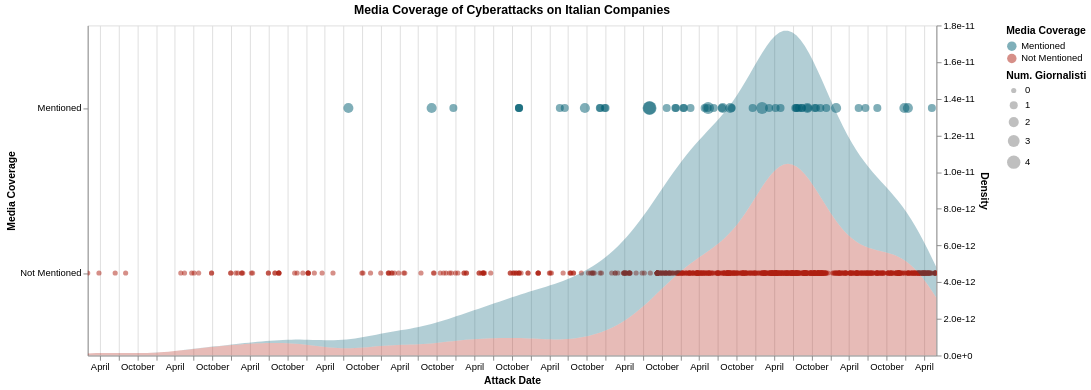

Describe this chart as a Vega-Lite specification.
### Vega-Lite specification from a JSON file in a GitHub repository (floating-point values rounded to 4 significant figures; data arrays with more than 128 entries replaced by an {"elided": "..."} marker saying what was removed)
{"config": {"view": {"continuousWidth": 300, "continuousHeight": 300}}, "layer": [{"mark": {"type": "circle", "opacity": 0.5}, "encoding": {"color": {"field": "media_coverage", "scale": {"domain": ["Mentioned", "Not Mentioned"], "range": ["#005f73", "#ae2012"]}, "title": "Media Coverage", "type": "nominal"}, "size": {"field": "num_giornali", "scale": {"range": [30, 200]}, "title": "Num. Giornalisti", "type": "quantitative"}, "tooltip": [{"field": "organization", "type": "nominal"}, {"field": "event_date", "type": "temporal"}, {"field": "media_coverage", "type": "nominal"}, {"field": "num_giornali", "type": "quantitative"}], "x": {"field": "event_date", "title": "Attack Date", "type": "temporal"}, "y": {"field": "media_coverage", "title": "Media Coverage", "type": "nominal"}}, "name": "view_3"}, {"mark": {"type": "area", "opacity": 0.3}, "encoding": {"color": {"field": "media_coverage", "scale": {"domain": ["Mentioned", "Not Mentioned"], "range": ["#005f73", "#ae2012"]}, "title": "Media Coverage", "type": "nominal"}, "x": {"field": "event_date", "title": "Attack Date", "type": "temporal"}, "y": {"axis": {"format": "e", "title": "Density"}, "field": "density", "type": "quantitative"}}, "transform": [{"density": "event_date", "groupby": ["media_coverage"], "as": ["event_date", "density"]}]}], "data": {"name": "data-902b4b66fdf0f76db0d430c2552c1f9e"}, "height": 350, "params": [{"name": "param_2", "select": {"type": "interval", "encodings": ["x", "y"]}, "bind": "scales", "views": ["view_3"]}], "title": "Media Coverage of Cyberattacks on Italian Companies", "width": 900, "$schema": "https://vega.github.io/schema/vega-lite/v5.20.1.json", "datasets": {"data-902b4b66fdf0f76db0d430c2552c1f9e": {"elided": "902 records"}}}
